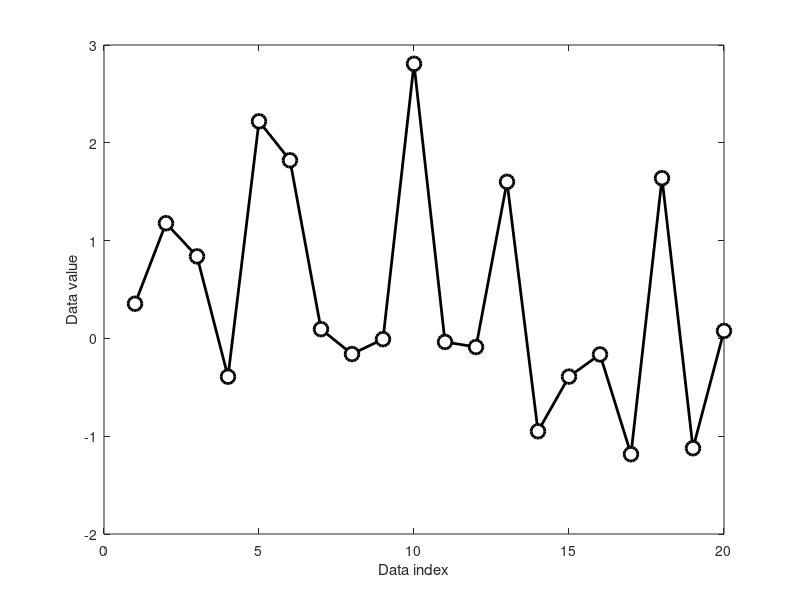
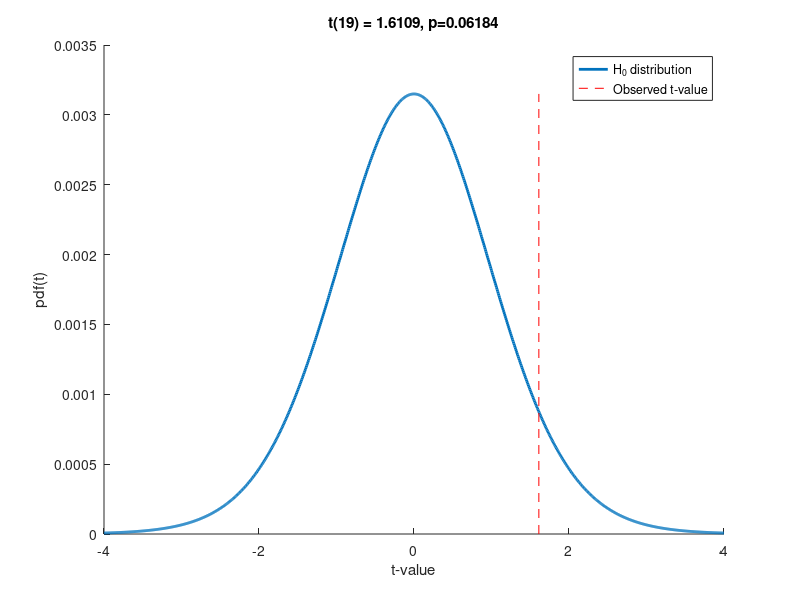

Reproduce these figures in MATLAB, in order.
%%
%   COURSE: Master statistics and machine learning: intuition, math, code										
%      URL: udemy.com/course/statsml_x/?couponCode=202304 
% 
%  SECTION: The t-test family
%    VIDEO: One-sample t-test
% 
%  TEACHER: Mike X Cohen, sincxpress.com
%

%%

% a clear MATLAB workspace is a clear mental workspace
close all; clear; clc
pkg load statistics % load Octave stats package

%% generate the data

% parameters
N = 20; % sample size
popMu = .5; % true population mean
data = randn(N,1) + popMu;

% let's see what the data look(s) like
figure(1), clf
plot(data,'ko-','markerfacecolor','w','linewidth',2,'markersize',10)
xlabel('Data index'), ylabel('Data value')

%%% question: Should there be lines in this plot?

%% "manual" t-test

% the null-hypothesis value
H0val = 0;

% compute the t-value
t_num = mean(data) - H0val;
t_den = std(data) / sqrt(N);
tval = t_num / t_den;

% degrees of freedom
df = N-1;

% p-value
pval = 1-tcdf(abs(tval),df);

% show the H0 parameter distribution and observed t-value
figure(2), clf, hold on
x = linspace(-4,4,1001);
tdist = tpdf(x,df) * mean(diff(x));

plot(x,tdist,'linewidth',2)
plot([1 1]*tval,[0 max(tdist)],'r--')
legend({'H_0 distribution';'Observed t-value'})
xlabel('t-value'), ylabel('pdf(t)')
title([ 't(' num2str(df) ') = ' num2str(tval) ', p=' num2str(pval) ])

%% now with MATLAB function

[h,p,c,stats] = ttest(data)

% do these values match our manually computed values?

%% done.
